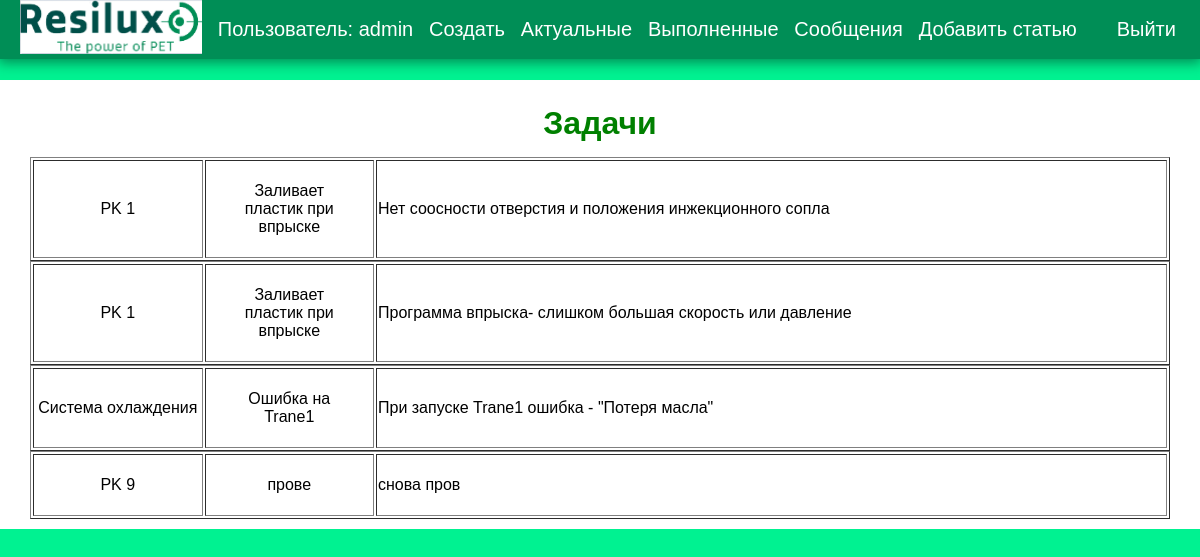
The page /tasks/current/ (signed in) on the database its author committed.
### tasks/models.py (models this page shows, shortened)
class Task(models.Model):
    title = models.CharField(max_length=100, verbose_name="Задача")
    lines = models.ForeignKey('Lines', on_delete=models.CASCADE, default="", verbose_name="Линия")
    place = models.ForeignKey('Place', on_delete=models.CASCADE, default="", verbose_name="Место")
    memo = models.TextField(blank=True, verbose_name="Проблема")
    memo_images = models.ImageField(upload_to="memo/%Y/%m/%d/", blank=True, verbose_name="Фото беды")
    decision = models.TextField(blank=True, verbose_name="Решение")
    decision_images = models.ImageField(upload_to="decision/%Y/%m/%d/", blank=True, verbose_name="Фото решения")
    created = models.DateField(auto_now_add=True, verbose_name="Создано")
    data_complete = models.DateField(blank=True, null=True, verbose_name="Дата решения")
    important = models.BooleanField(default=False, verbose_name="Важность")
    user = models.ForeignKey(User, on_delete=models.CASCADE, verbose_name="Ответственный")
    class Meta:
        verbose_name = "задача"
        verbose_name_plural = "задачи"

class Lines(models.Model):
    line = models.CharField(max_length=100, verbose_name="Линия")
    created = models.DateTimeField(auto_now_add=True, verbose_name="Дата создания")
    def __str__(self):
        return self.line
    class Meta:
        verbose_name = "линия"
        verbose_name_plural = "линии"

### tasks/views.py (the view)
# urls.py: path('current/', views.current_tasks, name='currenttasks'),
@login_required
def current_tasks(request):
    tasks = Task.objects.filter(user=request.user, data_complete__isnull=True)
    title = "Актуальные задачи"
    context = {
        'tasks': tasks,
        'title': title,
    }
    return render(request, 'tasks/currenttasks.html', context)

### tasks/templates/tasks/currenttasks.html
{% extends 'tasks/base.html' %}
      {% block content %}
<h1>Задачи</h1>
      {% for task in tasks %}
      <table border="1">
            <tbody>
            <tr>
                  <td class="td_1">{{ task.lines}}</td>
                  <td class="td_2">
                        <a href="{% url 'viewtask' task.id %}">
                        {% if task.important %}
                        <b>{{ task.title}}</b>
                        {% else %}
                        {{ task.title}}
                        {% endif %}
                        </a>
                  </td>
                  <td class="td_3"> {% if task.memo %}
                  {{ task.memo|striptags|truncatechars:200   }}
                  {% endif %}
                  </td>
            </tr>
            </tbody>
      </table>
      {% endfor %}
      {% endblock %}

### tasks/templates/tasks/base.html (shortened to what this page needs)
<!DOCTYPE html>
{% load static %}
<html lang="ru">
<head>
    <link rel="stylesheet" href="{% static 'css/style.css' %}">
</head>
<body>
<div class="menu">
    <div class="wrap_menu">
        <ul>
            <div class="logo">
                <a href="{% url 'index' %}">
                    <img src="{% static 'tasks/resilux.png' %}" alt="">
                </a>
            </div>
            {% if user.is_authenticated %}
            <li class="logo">Пользователь: {{ user.username}}</li>
            <li><a href="{% url 'createtask' %}">Создать</a></li>
            <li><a href="{% url 'currenttasks' %}">Актуальные</a></li>
            <li><a href="{% url 'completedtasks' %}">Выполненные</a></li>
            <li><a href="{% url 'inbox' %}">Сообщения</a></li>
            <li><a href="{% url 'add_page' %}">Добавить статью</a></li>
            <li>
                <form action="{% url 'logoutuser' %}" method="post">
                    <button class="top">Выйти</button>
                </form>
            </li>
            {% else %}
            <li><a href="{% url 'signupuser' %}">Зарегистрироваться</a></li>
            <li><a href="{% url 'completedtasks' %}">Выполненные</a></li>
            <li><a href="{% url 'loginuser' %}">Войти</a></li>
            {% endif %}
        </ul>
    </div>
</div>
<div class="content">
    <div class="wrap">
        {% block content %}
        {% endblock %}
    </div>
</div>
</body>
</html>

### tasks/static/css/style.css (style rules this page uses)
body { padding: 0; margin: 0; font-family: Verdana, Geneva, Tahoma, sans-serif; background: #00f291; }
.wrap { max-width: 1400px; margin: auto; padding: 10px 30px; box-sizing: border-box; background: #fff; }
.menu { background: #008e56; box-shadow: 0 2px 12px 2px #008e56; position: fixed; top: 0; width: 100%; }
.menu ul { list-style: none; padding-left: 20px; display: flex; justify-content: space-between; align-items: center; font-size: 20px; margin: 0; }
.menu a, .menu li { color: #fff; text-decoration: none; }
.content .wrap { display: flex; flex-direction: column; align-items: center; justify-content: center; margin-top: 80px; }
h1, h2 { color: green; margin: 15px 0; }
.top { padding: 4px 24px; margin-top: 0; background: transparent; border: none; color: #fff; box-shadow: none; font-size: 20px; }
.content a { color: #000; display: block; padding: 20px; text-decoration: none; }
.td_2 , .td_1 { width: 15%; text-align: center; }
.content table { width: 100%; }

### rows shown on the page
Task: lines "PK 1", title "Заливает пластик при впрыске", memo "Нет соосности отверстия и положения инжекционного сопла"
Task: lines "PK 1", title "Заливает пластик при впрыске", memo "Программа впрыска- слишком большая скорость или давление"
Task: lines "Система охлаждения", title "Ошибка на Trane1", memo "При запуске Trane1 ошибка - \"Потеря масла\""
Task: lines "PK 9", title "прове", memo "снова пров"

### other values the page prints
{{ user.username }} "admin"
